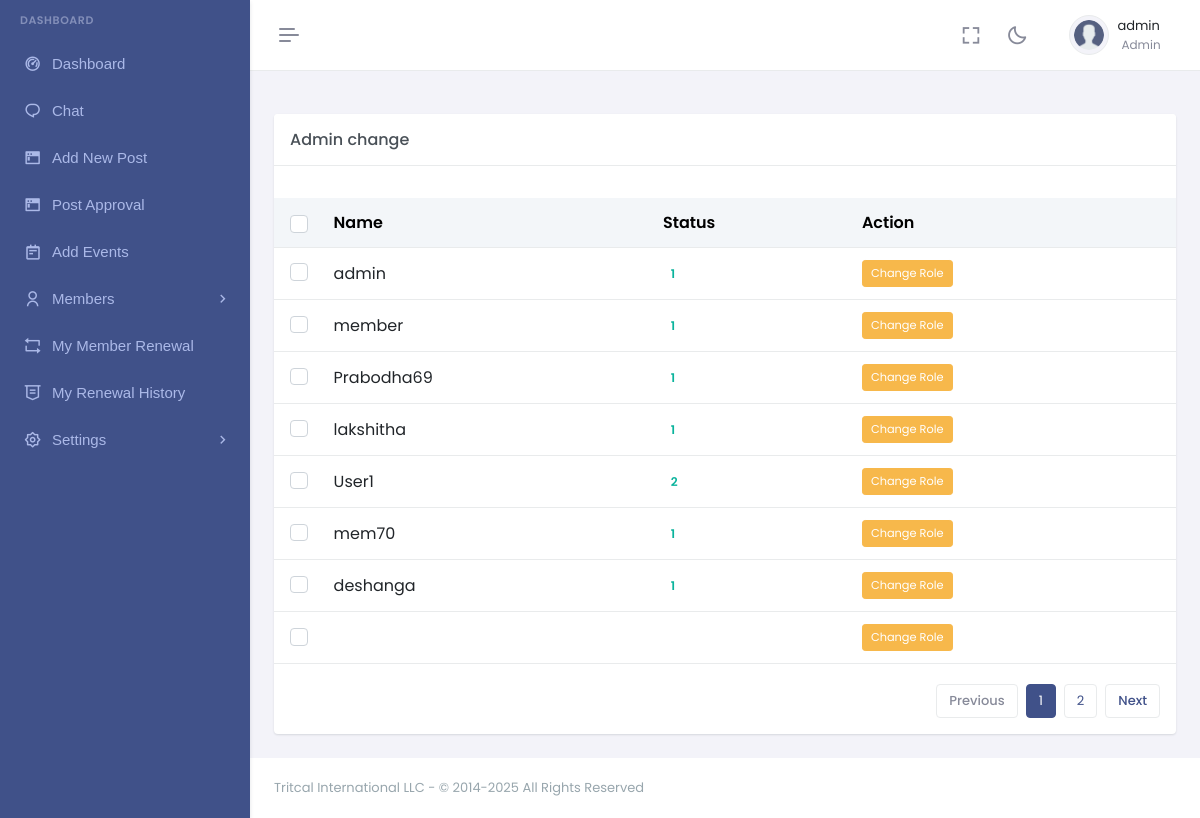
The page /admin_settings.php (signed in) on the database its author committed.
### tables this page shows
CREATE TABLE `members` (
  `member_id` int(11) NOT NULL,
  `member_username` varchar(255) NOT NULL,
  `member_first_name` varchar(255) NOT NULL,
  `member_last_name` varchar(255) NOT NULL,
  `member_id_no` varchar(255) NOT NULL,
  `member_batch` varchar(255) DEFAULT NULL,
  `member_address` varchar(255) DEFAULT NULL,
  `member_address_line2` varchar(255) DEFAULT NULL,
  `member_nic` varchar(255) DEFAULT NULL,
  `role` varchar(255) DEFAULT NULL,
  `member_wrokplace` varchar(255) DEFAULT NULL,
  `member_designation` varchar(255) DEFAULT NULL,
  `member_email` varchar(255) NOT NULL,
  `contact_number` varchar(100) NOT NULL,
  `profile_pic` varchar(255) DEFAULT NULL,
  `password` varchar(255) NOT NULL,
  `confirm_password` varchar(255) NOT NULL,
  `status` varchar(255) DEFAULT NULL
);

### admin_settings.php (the view, shortened to what this page needs)
<?php
echo "Welcome, " . $_SESSION['member_username'];
?>
<!doctype html>
<html lang="en" data-layout="vertical" data-topbar="light" data-sidebar="dark" data-sidebar-size="lg"
    data-sidebar-image="none" data-preloader="disable" data-theme="default" data-theme-colors="default">
<head>
    <link href="assets/libs/sweetalert2/sweetalert2.min.css" rel="stylesheet" type="text/css" />
    <link href="assets/css/bootstrap.min.css" rel="stylesheet" type="text/css" />
    <link href="assets/css/icons.min.css" rel="stylesheet" type="text/css" />
    <link href="assets/css/app.min.css" rel="stylesheet" type="text/css" />
    <link href="assets/css/custom.min.css" rel="stylesheet" type="text/css" />
</head>
<body>
    <div id="layout-wrapper">
        <?php include './inc/admin_header.php'; ?>
        <?php include './inc/admin_sidebar.php'; ?>
        <div class="main-content">
            <div class="page-content">
                <div class="container-fluid">
                    <div class="row">
                        <div class="col-lg-12">
                            <div class="card">
                                <div class="card-header">
                                    <h4 class="card-title mb-0">Admin change</h4>
                                </div>
                                <div class="card-body">
                                    <div class="listjs-table" id="customerList">
                                        <div class="table-responsive table-card mt-3 mb-1">
                                            <table class="table align-middle table-nowrap" id="customerTable">
                                                <thead class="table-light">
                                                    <tr>
                                                        <th scope="col" style="width: 50px;">
                                                            <div class="form-check">
                                                                <input class="form-check-input" type="checkbox"
                                                                    id="checkAll" value="option">
                                                            </div>
                                                        </th>
                                                        <th class="" data-sort="customer_name">Name</th>
                                                        <th class="" data-sort="status">Status</th>
                                                        <th class="" data-sort="action">Action</th>
                                                    </tr>
                                                </thead>
                                                <tbody class="list form-check-all">
                                                    <?php
                                                    $sql = "SELECT * FROM members ";
                                                    $result = $conn->query($sql);
                                                    if ($result && $result->num_rows > 0) {
                                                        while ($row = $result->fetch_assoc()) {
                                                            ?>
                                                            <tr>
                                                                <th scope="row">
                                                                    <div class="form-check">
                                                                        <input class="form-check-input" type="checkbox"
                                                                            name="chk_child" value="option1">
                                                                    </div>
                                                                </th>
                                                                <td class="customer_name"><?php echo $row['member_username']; ?>
                                                                </td>
                                                                <td class="status"><span
                                                                        class="badge  text-success "><?php echo $row['status']; ?>
                                                                </td></span>
                                                                <td>
                                                                    <div class="d-flex gap-2">
                                                                        <div class="edit">
                                                                            <a href="/alumni_php/admin_change.php?member_id=<?= $row['member_id'] ?>"
                                                                                class="btn btn-warning btn-sm">Change Role</a>
                                                                        </div>
                                                                    </div>
                                                                </td>
                                                            </tr>
                                                            <?php
                                                        }
                                                    } else {
                                                        echo "No data found.";
                                                    }
                                                    ?>
                                                </tbody>
                                            </table>
                                        </div>
                                        <div class="d-flex justify-content-end">
                                            <div class="pagination-wrap hstack gap-2">
                                                <a class="page-item pagination-prev disabled"
                                                    href="javascript:void(0);">
                                                    Previous
                                                </a>
                                                <ul class="pagination listjs-pagination mb-0"></ul>
                                                <a class="page-item pagination-next" href="javascript:void(0);">
                                                    Next
                                                </a>
                                            </div>
                                        </div>
                                    </div>
                                </div>
                            </div>
                        </div>
                    </div>
                </div>
            </div>
            <?php include './inc/dash_footer.php';?>
        </div>
</body>
</html>

### rows shown on the page
members: member_username "admin", status "1"
members: member_username "member", status "1"
members: member_username "Prabodha69", status "1"
members: member_username "lakshitha", status "1"
members: member_username "User1", status "2"
members: member_username "mem70", status "1"
members: member_username "deshanga", status "1"

### other values the page prints
$_SESSION['member_username'] "admin"
